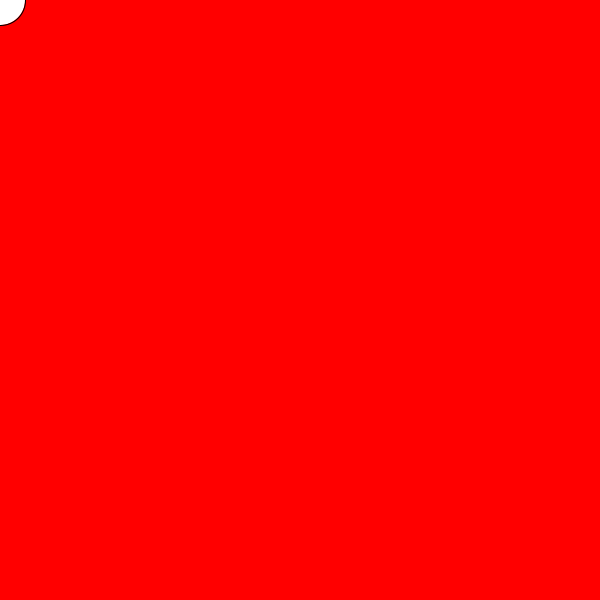
Frame 1 (no input)
Frame 60 (the mouse pressed at the canvas centre just before this capture): identical to frame 1, image omitted
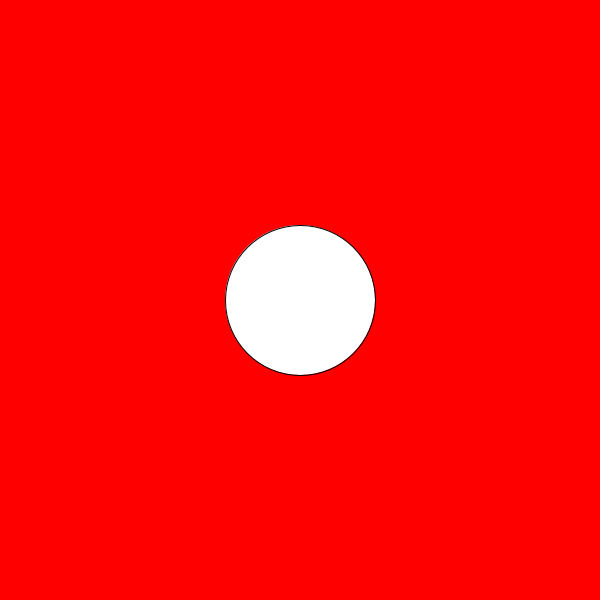
Frame 120 (the mouse held since frame 60 and released just before this capture)

The Processing sketch that drew these frames (run headless with seeded random() and noise(); from frame 60 on, the mouse is pressed at the canvas centre):

// Processing sketch: mouse_input_05
// ── mouse_input_05.pde
// 05. Using mouse as input

void setup(){
	size (600, 600);
}

void draw(){
	background(#FF0000);

	// Boolean variables like mousePressed (a mouse is either pressed or not!) are tested using == with either true or false
	if(mousePressed == true){
		ellipse(mouseX, mouseY, 150, 150);
	}
	else {
		ellipse(mouseX, mouseY, 50, 50);
	}
}
